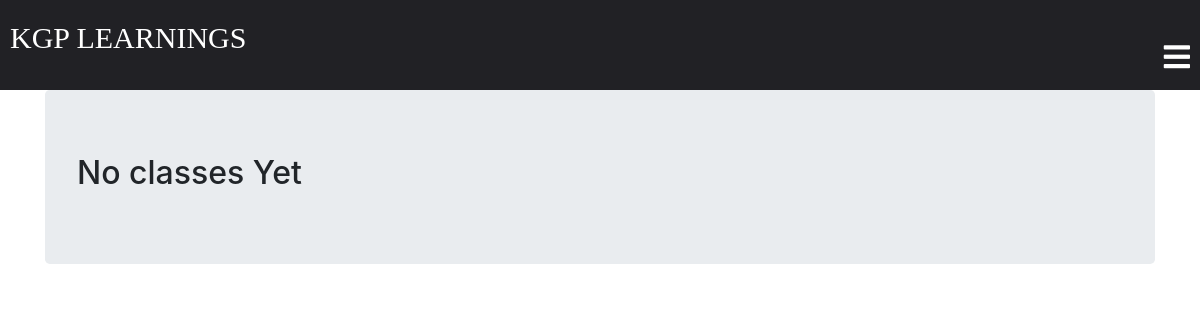
The page /classroom/liveClass_list/ (signed in) on the database as committed earlier.
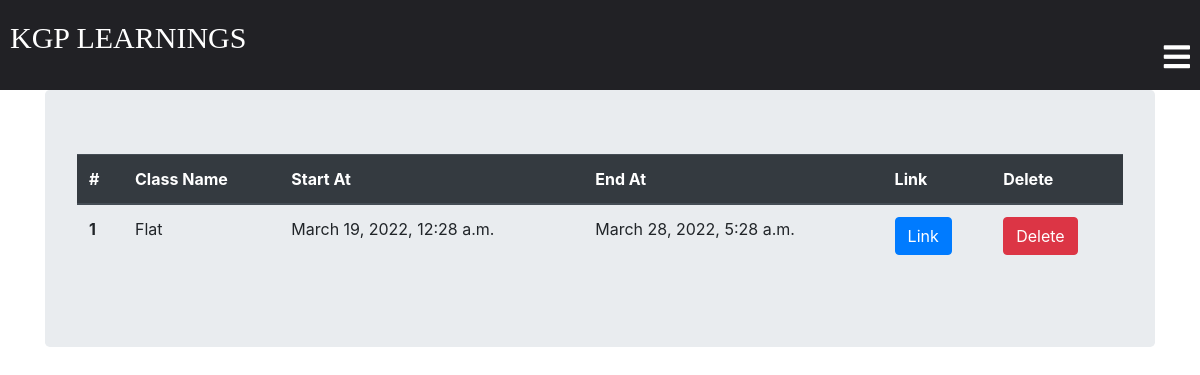
The same page on the database as committed later.
### classroom/models.py (models this page shows, shortened)
class LiveClass(models.Model):
    student = models.ManyToManyField(Student,related_name='student_liveClass')
    teacher = models.ForeignKey(Teacher,related_name='teacher_liveClass',on_delete=models.CASCADE, default=None)
    created_at = models.DateTimeField(auto_now=True)
    ClassName = models.CharField(max_length=250)
    Classlink = models.CharField(max_length=250)
    StartTime = models.DateTimeField(auto_now=False, null=True)
    EndTime = models.DateTimeField(auto_now=False, null=True)
    class Meta:
        ordering = ['-created_at']

### classroom/views.py (the view)
@login_required
def liveClass_list(request):
    teacher = request.user.Teacher
    return render(request, 'classroom/liveClass_list.html', {'teacher': teacher})

### template/classroom/liveClass_list.html (shortened to what this page needs)
{% extends 'classroom/base.html' %}
{% block content %}
<div class="container">
  <div class="jumbotron">
{% if teacher.teacher_liveClass.count == 0 %}
  <h2>No classes Yet</h2>
{% else %}
  <table class="table">
    <thead class="thead-dark">
      <tr>
        <th scope="col">#</th>
        <th scope="col">Class Name</th>
        <th scope="col">Start At</th>
        <th scope="col">End At </th>
        <th scope="col">Link</th>
        <th scope="col">Delete</th>
      </tr>
    </thead>
    <tbody>
      {% for class in teacher.teacher_liveClass.all %}
        <tr>
          <th scope="row">{{ forloop.counter }}</th>
          <td>{{ class.ClassName }}</td>
          <td>{{ class.StartTime }}</td>
          <td>{{ class.EndTime }}</td>
          <td><a href="{{ class.Classlink }}" class="btn btn-primary">Link</a></td>
          <td><a href="{% url 'classroom:liveClass_delete' id=class.id %}" class="btn btn-danger">Delete</a></td>
        </tr>
      {% endfor %}
    </tbody>
  </table>
{% endif %}
</div>
</div>
{% endblock %}

Rows that differ between the two databases and show on the page:
added LiveClass: ClassName "Flat", StartTime "March 19, 2022, 12:28 a.m.", EndTime "March 28, 2022, 5:28 a.m."
Other text that changed with them:
text no longer shown: "No classes Yet"
text now shown: "# Class Name Start At End At Link Delete"
